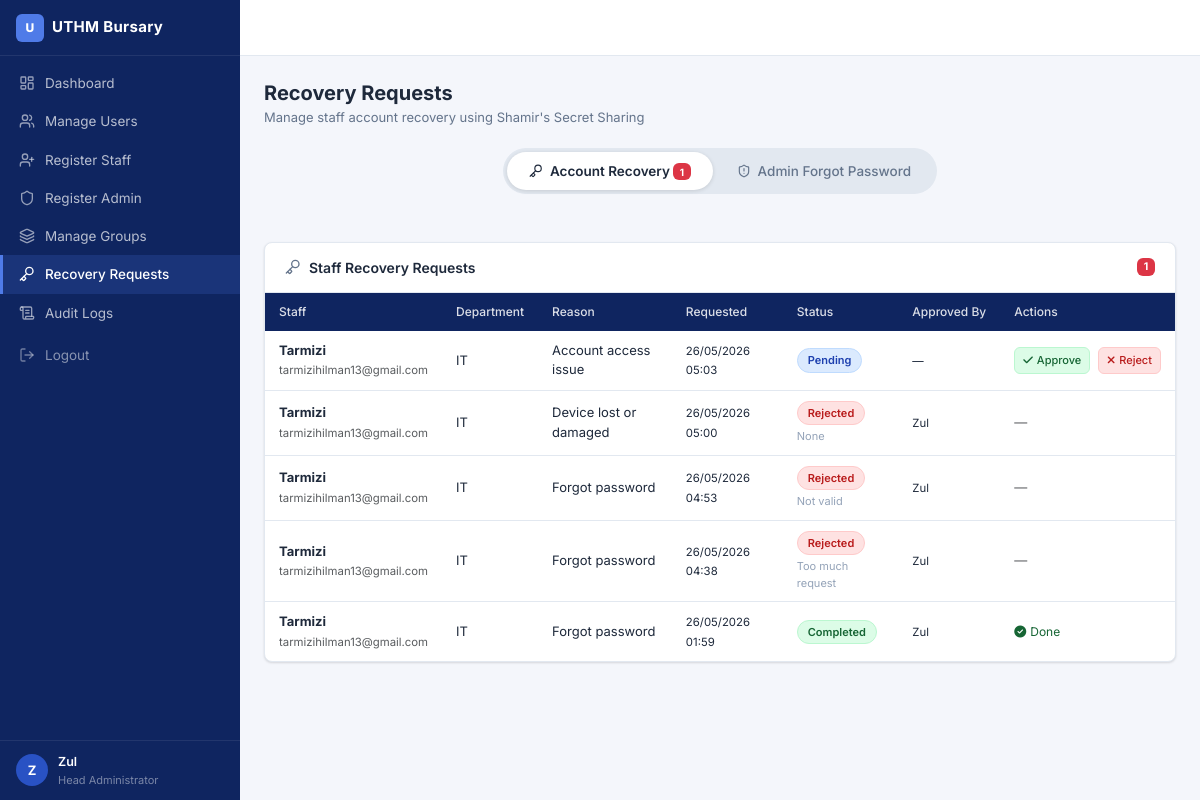
The page /admin/recovery_requests.php (signed in) on the database its author committed.
### tables this page shows
CREATE TABLE `recovery_requests` (
  `request_id` int NOT NULL,
  `user_id` int NOT NULL,
  `reason` text NOT NULL,
  `status` enum('pending','approved','rejected','completed') DEFAULT 'pending',
  `approved_by` int DEFAULT NULL,
  `request_date` timestamp NOT NULL DEFAULT CURRENT_TIMESTAMP,
  `approved_date` timestamp NULL DEFAULT NULL,
  `new_key_hash` varchar(64) DEFAULT NULL,
  `rejection_reason` varchar(500) DEFAULT NULL
);

CREATE TABLE `users` (
  `user_id` int NOT NULL,
  `name` varchar(100) NOT NULL,
  `email` varchar(120) NOT NULL,
  `password` varchar(255) NOT NULL,
  `role` enum('staff','admin') NOT NULL DEFAULT 'staff',
  `staff_id` varchar(50) DEFAULT NULL,
  `department` varchar(100) DEFAULT NULL,
  `status` enum('active','inactive') DEFAULT 'active',
  `created_at` timestamp NOT NULL DEFAULT CURRENT_TIMESTAMP,
  `ecdh_public_key` text,
  `ik_dh_public` mediumtext,
  `ik_sign_public` mediumtext,
  `spk_id` bigint UNSIGNED DEFAULT NULL,
  `spk_public` mediumtext,
  `spk_signature` text,
  `encrypted_ik_dh` mediumtext,
  `ik_dh_iv` varchar(200) DEFAULT NULL,
  `ik_dh_auth_tag` varchar(100) DEFAULT NULL,
  `encrypted_ik_sign` mediumtext,
  `ik_sign_iv` varchar(200) DEFAULT NULL,
  `ik_sign_auth_tag` varchar(100) DEFAULT NULL,
  `encrypted_private_key` text,
  `key_iv` varchar(64) DEFAULT NULL,
  `key_auth_tag` varchar(64) DEFAULT NULL,
  `key_hash` varchar(64) DEFAULT NULL,
  `password_change_required` tinyint(1) NOT NULL DEFAULT '0' COMMENT '1 = must change password on next login',
  `is_head_admin` tinyint(1) NOT NULL DEFAULT '0',
  `session_token` varchar(64) DEFAULT NULL COMMENT 'Current active session token — changes on every new login',
  `failed_login_attempts` int NOT NULL DEFAULT '0',
  `locked_until` datetime DEFAULT NULL
);

### admin/recovery_requests.php (the view, shortened to what this page needs)
<?php
require_once '../config/database.php';
try { $pdo->exec("ALTER TABLE recovery_requests ADD COLUMN rejection_reason VARCHAR(500) NULL"); } catch (PDOException $e) {}
try { $pdo->exec("ALTER TABLE admin_reset_requests ADD COLUMN rejection_reason VARCHAR(500) NULL"); } catch (PDOException $e) {}
$stmt = $pdo->query("
    SELECT rr.*, u.name as user_name, u.email as user_email,
           u.staff_id, u.department,
           a.name as approved_by_name
    FROM recovery_requests rr
    JOIN users u ON rr.user_id = u.user_id
    LEFT JOIN users a ON rr.approved_by = a.user_id
    ORDER BY rr.request_date DESC
");
$requests = $stmt->fetchAll(PDO::FETCH_ASSOC);
$admin_resets = [];
if (!empty($_SESSION['is_head_admin'])) {
    $stmt = $pdo->query("
        SELECT arr.*, u.name as user_name, u.email as user_email,
               a.name as approved_by_name
        FROM admin_reset_requests arr
        JOIN users u ON arr.user_id = u.user_id
        LEFT JOIN users a ON arr.approved_by = a.user_id
        ORDER BY arr.requested_at DESC
    ");
    $admin_resets = $stmt->fetchAll(PDO::FETCH_ASSOC);
}
include '../includes/header.php';
?>
<div class="page-header">
    <div>
        <h1>Recovery Requests</h1>
        <div class="page-subtitle">Manage staff account recovery using Shamir's Secret Sharing</div>
    </div>
</div>
<?php
$STATUS_STYLES = [
    'pending'      => 'background:#dbeafe;color:#1e40af;border:1px solid #bfdbfe;',
    'approved'     => 'background:#ede9fe;color:#5b21b6;border:1px solid #ddd6fe;',
    'completed'    => 'background:#dcfce7;color:#166534;border:1px solid #bbf7d0;',
    'rejected'     => 'background:#fee2e2;color:#b91c1c;border:1px solid #fecaca;',
    'otp_pending'  => 'background:#fef3c7;color:#92400e;border:1px solid #fde68a;',
];
$pending_count = count(array_filter($requests, fn($r) => $r['status'] === 'pending'));
$admin_pending = !empty($_SESSION['is_head_admin'])
    ? count(array_filter($admin_resets, fn($r) => $r['status'] === 'pending'))
    : 0;
?>
<?php if (!empty($_SESSION['is_head_admin'])): ?>
<div class="d-flex justify-content-center mb-4">
    <div class="tab-pill">
        <button class="tab-pill-btn active" data-tab="tab-staff-recovery" title="Account Recovery">
            <i data-lucide="key"></i>
            <span class="tab-full-label">Account Recovery<?php if ($pending_count): ?> <span class="badge bg-danger" style="font-size:10px;vertical-align:middle;"><?php echo $pending_count; ?></span><?php endif; ?></span>
        </button>
        <button class="tab-pill-btn" data-tab="tab-admin-reset" title="Admin Forgot Password">
            <i data-lucide="shield-alert"></i>
            <span class="tab-full-label">Admin Forgot Password<?php if ($admin_pending): ?> <span class="badge bg-danger" style="font-size:10px;vertical-align:middle;"><?php echo $admin_pending; ?></span><?php endif; ?></span>
        </button>
    </div>
</div>
<?php endif; ?>
<div class="tab-pane" id="tab-staff-recovery">
    <div class="card">
        <div class="card-header">
            <i data-lucide="key"></i> Staff Recovery Requests
            <?php if ($pending_count): ?>
                <span class="badge bg-danger ms-auto"><?php echo $pending_count; ?></span>
            <?php endif; ?>
        </div>
        <div class="card-body p-0">
            <?php if (empty($requests)): ?>
                <div class="text-center py-5">
                    <i data-lucide="inbox" style="width:48px;height:48px;opacity:.25;"></i>
                    <h5 class="mt-3">No Recovery Requests</h5>
                    <p class="text-muted">There are currently no account recovery requests.</p>
                </div>
            <?php else: ?>
                <div class="table-responsive">
                <table class="data-table">
                    <thead>
                        <tr>
                            <th>Staff</th>
                            <th>Department</th>
                            <th>Reason</th>
                            <th>Requested</th>
                            <th>Status</th>
                            <th>Approved By</th>
                            <th>Actions</th>
                        </tr>
                    </thead>
                    <tbody>
                        <?php foreach ($requests as $req): ?>
                        <tr id="row-<?php echo $req['request_id']; ?>">
                            <td>
                                <strong><?php echo htmlspecialchars($req['user_name']); ?></strong><br>
                                <small class="text-muted"><?php echo htmlspecialchars($req['user_email']); ?></small>
                            </td>
                            <td style="font-size:13px;"><?php echo htmlspecialchars($req['department']); ?></td>
                            <td style="font-size:13px;"><?php echo htmlspecialchars($req['reason']); ?></td>
                            <td><small><?php echo date('d/m/Y H:i', strtotime($req['request_date'])); ?></small></td>
                            <td>
                                <?php $s_style = $STATUS_STYLES[$req['status']] ?? $STATUS_STYLES['rejected']; ?>
                                <span style="display:inline-block;padding:3px 10px;border-radius:20px;font-size:11px;font-weight:600;<?php echo $s_style; ?>">
                                    <?php echo ucfirst($req['status']); ?>
                                </span>
                                <?php if ($req['status'] === 'rejected' && !empty($req['rejection_reason'])): ?>
                                    <br><small style="font-size:11px;color:#94a3b8;display:block;margin-top:3px;max-width:160px;" title="<?php echo htmlspecialchars($req['rejection_reason']); ?>">
                                        <?php echo htmlspecialchars(mb_strimwidth($req['rejection_reason'], 0, 60, '…')); ?>
                                    </small>
                                <?php endif; ?>
                            </td>
                            <td><small><?php echo htmlspecialchars($req['approved_by_name'] ?? '—'); ?></small></td>
                            <td style="white-space:nowrap;">
                                <?php if ($req['status'] === 'pending'): ?>
                                    <a href="?action=approve&id=<?php echo $req['request_id']; ?>"
                                       class="btn btn-sm me-1"
                                       style="background:#dcfce7;color:#166534;border:1px solid #bbf7d0;border-radius:6px;font-size:11px;font-weight:500;"
                                       onclick="event.preventDefault(); appConfirm('Approve Request','Allow this recovery request to proceed?','success','Approve',()=>location.href=this.href);">
                                        <i class="fas fa-check me-1"></i>Approve
                                    </a>
                                    <button type="button" class="btn btn-sm"
                                            style="background:#fee2e2;color:#b91c1c;border:1px solid #fecaca;border-radius:6px;font-size:11px;font-weight:500;"
                                            onclick="openRejectModal(<?php echo $req['request_id']; ?>)">
                                        <i class="fas fa-times me-1"></i>Reject
                                    </button>
                                <?php elseif ($req['status'] === 'completed'): ?>
                                    <span style="color:#166534;font-size:12px;"><i class="fas fa-check-circle me-1"></i>Done</span>
                                <?php else: ?>
                                    <span class="text-muted">—</span>
                                <?php endif; ?>
                            </td>
                        </tr>
                        <?php endforeach; ?>
                    </tbody>
                </table>
                </div>
            <?php endif; ?>
        </div>
    </div>
</div>
<?php include '../includes/footer.php'; ?>

### assets/css/theme.css (style rules this page uses)
:root { --primary: #1A3C8F; --primary-light: #2952C4; --primary-dark: #0F2560; --accent: #4F7BE8; --surface: #F4F6FB; --border: #E2E8F0; --text: #1E293B; --text-muted: #64748B; --white: #FFFFFF; --danger: #EF4444; --success: #10B981; --warning: #F59E0B; --info: #3B82F6; --sidebar-w: 240px; --topbar-h: 56px; --radius: 8px; --shadow: 0 1px 3px rgba(0,0,0,.08), 0 1px 2px rgba(0,0,0,.06); --shadow-md: 0 4px 6px rgba(0,0,0,.07), 0 2px 4px rgba(0,0,0,.06); }
*, *::before, *::after { box-sizing: border-box; }
body { font-family: 'Inter', system-ui, -apple-system, sans-serif; font-size: 14px; color: var(--text); background: var(--surface); margin: 0; padding: 0; }
.page-header { display: flex; align-items: flex-start; justify-content: space-between; margin-bottom: 20px; flex-wrap: wrap; gap: 12px; }
.page-header h1, .page-header h2 { font-size: 20px; font-weight: 700; color: var(--text); margin: 0; line-height: 1.3; }
.page-subtitle { font-size: 13px; color: var(--text-muted); margin-top: 2px; }
.card { background: var(--white); border: 1px solid var(--border); border-radius: var(--radius); box-shadow: var(--shadow); }
.card-header { padding: 14px 20px; border-bottom: 1px solid var(--border); font-weight: 600; font-size: 14px; color: var(--text); background: transparent; display: flex; align-items: center; gap: 8px; width: 100%; }
.card-header .ms-auto { margin-left: auto !important; }
.card-header svg { width: 16px; height: 16px; color: var(--text-muted); }
.card-body { padding: 20px; }
.data-table { width: 100%; border-collapse: collapse; font-size: 13px; }
.data-table thead th { background: var(--primary-dark); color: rgba(255,255,255,.85); padding: 10px 14px; font-weight: 500; font-size: 12px; text-align: left; white-space: nowrap; }
.data-table tbody tr { border-bottom: 1px solid var(--border); transition: background .1s; }
.data-table tbody tr:last-child { border-bottom: none; }
.data-table tbody td { padding: 10px 14px; color: var(--text); vertical-align: middle; }
.tab-pill { display: inline-flex; background: #E2E8F0; border-radius: 999px; padding: 4px; gap: 2px; margin-bottom: 24px; }
.tab-pill-btn { border: none; background: none; border-radius: 999px; padding: 9px 22px; font-size: 13.5px; font-weight: 500; color: var(--text-muted); cursor: pointer; transition: background .18s, color .18s, box-shadow .18s; white-space: nowrap; display: inline-flex; align-items: center; gap: 7px; font-family: inherit; }
.tab-pill-btn svg { width: 14px; height: 14px; flex-shrink: 0; }
.tab-pill-btn.active { background: var(--white); color: var(--text); box-shadow: 0 1px 4px rgba(0,0,0,.13); font-weight: 600; }
.tab-full-label { display: inline; }

### rows shown on the page
recovery_requests: user.name "Tarmizi", user.email "tarmizihilman13@gmail.com", user.department "IT", reason "Account access issue", request_date "26/05/2026 05:03", status "Pending", approved_by_name "—"
recovery_requests: user.name "Tarmizi", user.email "tarmizihilman13@gmail.com", user.department "IT", reason "Device lost or damaged", request_date "26/05/2026 05:00", status "Rejected", rejection_reason "None", approved_by.name "Zul"
recovery_requests: user.name "Tarmizi", user.email "tarmizihilman13@gmail.com", user.department "IT", reason "Forgot password", request_date "26/05/2026 04:53", status "Rejected", rejection_reason "Not valid", approved_by.name "Zul"
recovery_requests: user.name "Tarmizi", user.email "tarmizihilman13@gmail.com", user.department "IT", reason "Forgot password", request_date "26/05/2026 04:38", status "Rejected", rejection_reason "Too much request", approved_by.name "Zul"
recovery_requests: user.name "Tarmizi", user.email "tarmizihilman13@gmail.com", user.department "IT", reason "Forgot password", request_date "26/05/2026 01:59", status "Completed", approved_by.name "Zul", shows "Done"

### other values the page prints
mb_strtoupper(mb_substr($_SESSION['name'], 0, 1)) "Z"
$_SESSION['name'] "Zul"
$pending_count "1"
